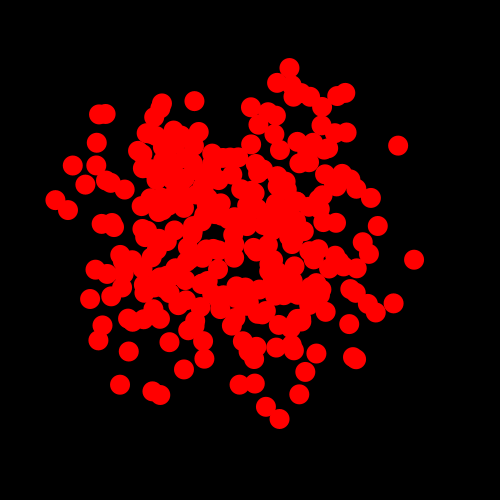
Frame 1 (no input)
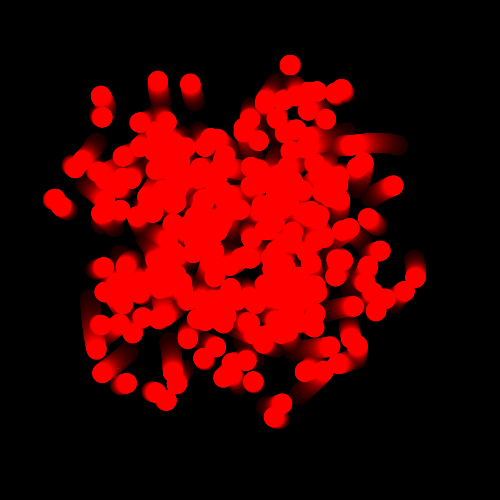
Frame 60 (the mouse pressed at the canvas centre just before this capture)
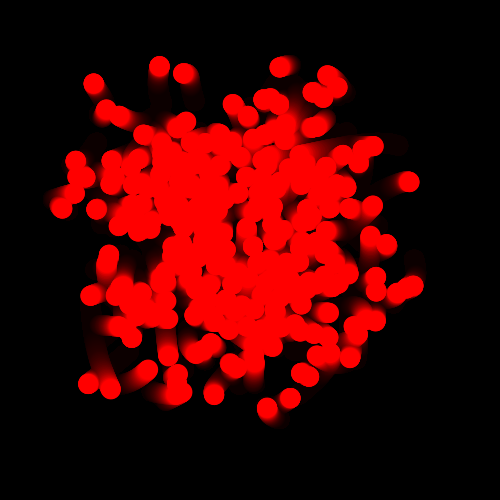
Frame 120 (the mouse held since frame 60 and released just before this capture)

The Processing sketch that drew these frames (run headless with seeded random() and noise(); from frame 60 on, the mouse is pressed at the canvas centre):

// Processing sketch: Worms_Program
// ── Worms_Program.pde
 
 void setup(){
 size(500, 500);
    background(#000000);
 }
 
 void draw(){
   makeMagical();
  for(int i=1;i<301; i++){
     fill(#FF0000);

    ellipse(getWormX(i),getWormY(i),20,20);
    
  }
   
   
 }
     float frequency = .001;
    float noiseInterval = PI;

    void makeMagical() {
        fill( 0, 0, 0, 10 );
        rect(0, 0, width, height);
        noStroke();
    }

    float getWormX(int i) {
        return map(noise(i*noiseInterval + frameCount * frequency), 0, 1, 0, width);
    }

    float getWormY(int i) {
        return map(noise(i*noiseInterval+1 + frameCount * frequency), 0, 1, 0, height);
    }
